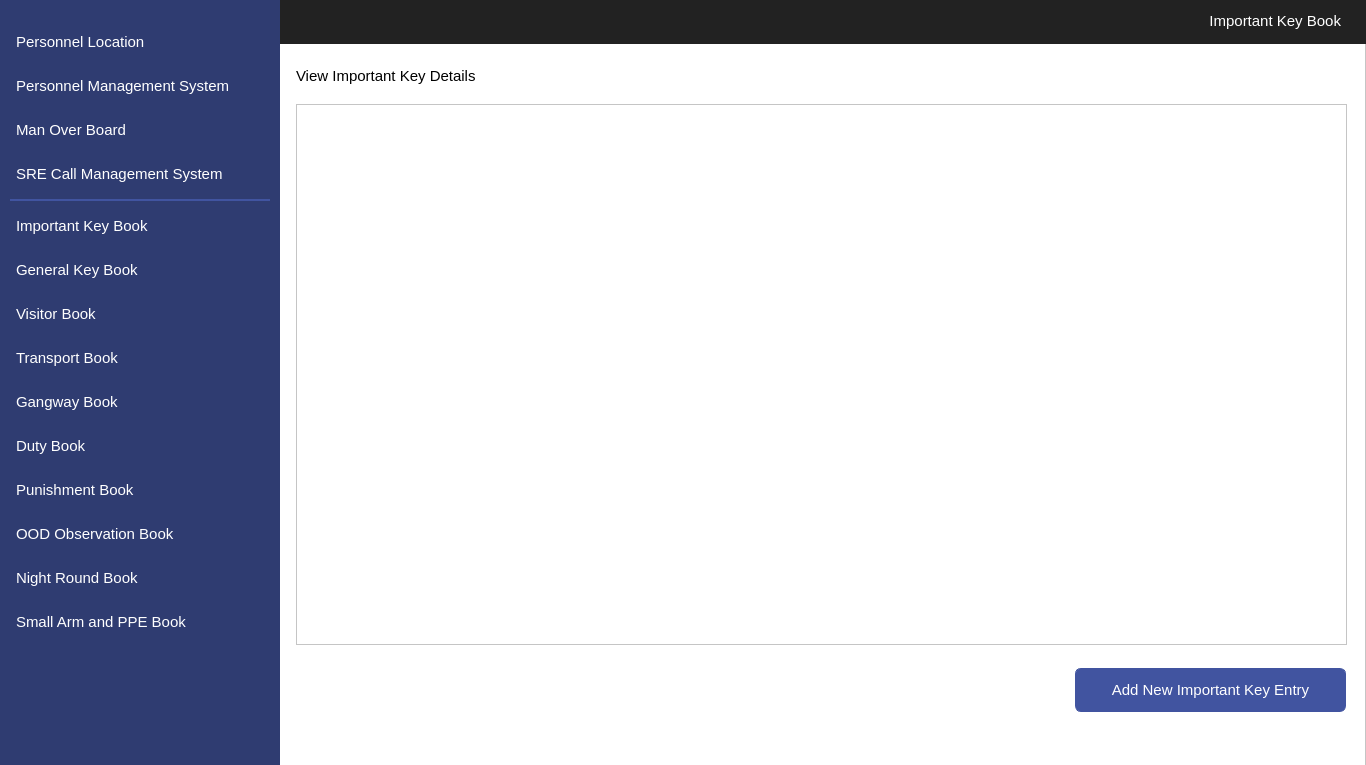
<?xml version="1.0" encoding="UTF-8"?>
<ui version="4.0">
 <class>MainWindow</class>
 <widget class="QMainWindow" name="MainWindow">
  <property name="geometry">
   <rect>
    <x>0</x>
    <y>0</y>
    <width>1366</width>
    <height>765</height>
   </rect>
  </property>
  <property name="windowTitle">
   <string>MainWindow</string>
  </property>
  <widget class="QWidget" name="centralwidget">
   <widget class="QFrame" name="frame">
    <property name="geometry">
     <rect>
      <x>0</x>
      <y>0</y>
      <width>1366</width>
      <height>768</height>
     </rect>
    </property>
    <property name="styleSheet">
     <string notr="true">background-color: #ffffff</string>
    </property>
    <property name="frameShape">
     <enum>QFrame::StyledPanel</enum>
    </property>
    <property name="frameShadow">
     <enum>QFrame::Raised</enum>
    </property>
    <widget class="QLabel" name="label">
     <property name="geometry">
      <rect>
       <x>0</x>
       <y>0</y>
       <width>280</width>
       <height>768</height>
      </rect>
     </property>
     <property name="styleSheet">
      <string notr="true">background-image: url(null);
background-color:#2F3C71;</string>
     </property>
     <property name="text">
      <string/>
     </property>
    </widget>
    <widget class="QLabel" name="label_2">
     <property name="geometry">
      <rect>
       <x>0</x>
       <y>0</y>
       <width>1366</width>
       <height>44</height>
      </rect>
     </property>
     <property name="styleSheet">
      <string notr="true">background-image: url(null);
background-color:#222222;</string>
     </property>
     <property name="text">
      <string/>
     </property>
    </widget>
    <widget class="QLabel" name="label_3">
     <property name="geometry">
      <rect>
       <x>1120</x>
       <y>5</y>
       <width>221</width>
       <height>31</height>
      </rect>
     </property>
     <property name="font">
      <font>
       <family>Segoe UI</family>
       <pointsize>11</pointsize>
      </font>
     </property>
     <property name="styleSheet">
      <string notr="true">color: #ffffff;
background-color: #222222;
font-size: 11pt</string>
     </property>
     <property name="text">
      <string>Important Key Book</string>
     </property>
     <property name="alignment">
      <set>Qt::AlignRight|Qt::AlignTrailing|Qt::AlignVCenter</set>
     </property>
    </widget>
    <widget class="QPushButton" name="navAddImpKey">
     <property name="geometry">
      <rect>
       <x>1075</x>
       <y>668</y>
       <width>271</width>
       <height>44</height>
      </rect>
     </property>
     <property name="font">
      <font>
       <family>Segoe UI</family>
       <pointsize>11</pointsize>
      </font>
     </property>
     <property name="cursor">
      <cursorShape>PointingHandCursor</cursorShape>
     </property>
     <property name="styleSheet">
      <string notr="true">QPushButton
{
    color: #ffffff;
    background-color:#4154A0;
    border-width: 1px;
    border-color: #4154A0;
    border-style: solid;
    border-radius: 6;
    padding: 3px;
    font-size: 11pt;
    padding-left: 5px;
    padding-right: 5px;
    min-width: 40px;
}

QPushButton:hover
{
    background-color:#384889
}
QPushButton:pressed
{
    background-color: #384889;
 	border-width: 3px;
    border-color: #5C70BC;
    border-style: solid;
    border-radius: 6;

}</string>
     </property>
     <property name="text">
      <string>Add New Important Key Entry</string>
     </property>
     <property name="icon">
      <iconset>
       <normaloff>InterfaceIcons/add.png</normaloff>InterfaceIcons/add.png</iconset>
     </property>
     <property name="iconSize">
      <size>
       <width>25</width>
       <height>25</height>
      </size>
     </property>
    </widget>
    <widget class="QTableView" name="tblViewImpKey">
     <property name="geometry">
      <rect>
       <x>296</x>
       <y>104</y>
       <width>1051</width>
       <height>541</height>
      </rect>
     </property>
     <property name="font">
      <font>
       <pointsize>11</pointsize>
      </font>
     </property>
    </widget>
    <widget class="QPushButton" name="navViewPunishment">
     <property name="geometry">
      <rect>
       <x>10</x>
       <y>468</y>
       <width>260</width>
       <height>44</height>
      </rect>
     </property>
     <property name="font">
      <font>
       <family>Segoe UI</family>
       <pointsize>11</pointsize>
      </font>
     </property>
     <property name="cursor">
      <cursorShape>PointingHandCursor</cursorShape>
     </property>
     <property name="styleSheet">
      <string notr="true">QPushButton 
{
    text-align: left;
    color: #ffffff;
    background-color:#2F3C71;
    border-width: 1px;
    border-color: #2F3C71;
    border-style: solid;
    border-radius: 6;
    padding: 3px;
    font-size: 11pt;
    padding-left: 5px;
    padding-right: 5px;
    min-width: 40px;
}

QPushButton:hover
{
    background-color:#4154A0;
}
QPushButton:pressed
{
    background-color: #384889;
 	border-width: 3px;
    border-color: #5C70BC;
    border-style: solid;
    border-radius: 6;

}</string>
     </property>
     <property name="text">
      <string>Punishment Book</string>
     </property>
     <property name="icon">
      <iconset>
       <normaloff>InterfaceIcons/punishment.png</normaloff>InterfaceIcons/punishment.png</iconset>
     </property>
     <property name="iconSize">
      <size>
       <width>25</width>
       <height>25</height>
      </size>
     </property>
     <property name="flat">
      <bool>false</bool>
     </property>
    </widget>
    <widget class="QPushButton" name="navViewImpKey">
     <property name="geometry">
      <rect>
       <x>10</x>
       <y>204</y>
       <width>260</width>
       <height>44</height>
      </rect>
     </property>
     <property name="font">
      <font>
       <family>Segoe UI</family>
       <pointsize>11</pointsize>
      </font>
     </property>
     <property name="cursor">
      <cursorShape>PointingHandCursor</cursorShape>
     </property>
     <property name="styleSheet">
      <string notr="true">QPushButton 
{
    text-align: left;
    color: #ffffff;
    background-color:#2F3C71;
    border-width: 1px;
    border-color: #2F3C71;
    border-style: solid;
    border-radius: 6;
    padding: 3px;
    font-size: 11pt;
    padding-left: 5px;
    padding-right: 5px;
    min-width: 40px;
}

QPushButton:hover
{
    background-color:#4154A0;
}
QPushButton:pressed
{
    background-color: #384889;
 	border-width: 3px;
    border-color: #5C70BC;
    border-style: solid;
    border-radius: 6;

}</string>
     </property>
     <property name="text">
      <string>Important Key Book</string>
     </property>
     <property name="icon">
      <iconset>
       <normaloff>InterfaceIcons/impKey.png</normaloff>InterfaceIcons/impKey.png</iconset>
     </property>
     <property name="iconSize">
      <size>
       <width>25</width>
       <height>25</height>
      </size>
     </property>
     <property name="flat">
      <bool>false</bool>
     </property>
    </widget>
    <widget class="QPushButton" name="navViewGenKey">
     <property name="geometry">
      <rect>
       <x>10</x>
       <y>248</y>
       <width>260</width>
       <height>44</height>
      </rect>
     </property>
     <property name="font">
      <font>
       <family>Segoe UI</family>
       <pointsize>11</pointsize>
      </font>
     </property>
     <property name="cursor">
      <cursorShape>PointingHandCursor</cursorShape>
     </property>
     <property name="styleSheet">
      <string notr="true">QPushButton 
{
    text-align: left;
    color: #ffffff;
    background-color:#2F3C71;
    border-width: 1px;
    border-color: #2F3C71;
    border-style: solid;
    border-radius: 6;
    padding: 3px;
    font-size: 11pt;
    padding-left: 5px;
    padding-right: 5px;
    min-width: 40px;
}

QPushButton:hover
{
    background-color:#4154A0;
}
QPushButton:pressed
{
    background-color: #384889;
 	border-width: 3px;
    border-color: #5C70BC;
    border-style: solid;
    border-radius: 6;

}</string>
     </property>
     <property name="text">
      <string>General Key Book</string>
     </property>
     <property name="icon">
      <iconset>
       <normaloff>InterfaceIcons/genKey.png</normaloff>InterfaceIcons/genKey.png</iconset>
     </property>
     <property name="iconSize">
      <size>
       <width>25</width>
       <height>25</height>
      </size>
     </property>
     <property name="flat">
      <bool>false</bool>
     </property>
    </widget>
    <widget class="QPushButton" name="navViewVisitor">
     <property name="geometry">
      <rect>
       <x>10</x>
       <y>292</y>
       <width>260</width>
       <height>44</height>
      </rect>
     </property>
     <property name="font">
      <font>
       <family>Segoe UI</family>
       <pointsize>11</pointsize>
      </font>
     </property>
     <property name="cursor">
      <cursorShape>PointingHandCursor</cursorShape>
     </property>
     <property name="styleSheet">
      <string notr="true">QPushButton 
{
    text-align: left;
    color: #ffffff;
    background-color:#2F3C71;
    border-width: 1px;
    border-color: #2F3C71;
    border-style: solid;
    border-radius: 6;
    padding: 3px;
    font-size: 11pt;
    padding-left: 5px;
    padding-right: 5px;
    min-width: 40px;
}

QPushButton:hover
{
    background-color:#4154A0;
}
QPushButton:active
{
    background-color:#4154A0;
}
QPushButton:pressed
{
    background-color: #384889;
 	border-width: 3px;
    border-color: #5C70BC;
    border-style: solid;
    border-radius: 6;
}</string>
     </property>
     <property name="text">
      <string>Visitor Book</string>
     </property>
     <property name="icon">
      <iconset>
       <normaloff>InterfaceIcons/visitor.png</normaloff>InterfaceIcons/visitor.png</iconset>
     </property>
     <property name="iconSize">
      <size>
       <width>25</width>
       <height>25</height>
      </size>
     </property>
     <property name="flat">
      <bool>false</bool>
     </property>
    </widget>
    <widget class="QPushButton" name="navViewTransport">
     <property name="geometry">
      <rect>
       <x>10</x>
       <y>336</y>
       <width>260</width>
       <height>44</height>
      </rect>
     </property>
     <property name="font">
      <font>
       <family>Segoe UI</family>
       <pointsize>11</pointsize>
      </font>
     </property>
     <property name="cursor">
      <cursorShape>PointingHandCursor</cursorShape>
     </property>
     <property name="styleSheet">
      <string notr="true">QPushButton 
{
    text-align: left;
    color: #ffffff;
    background-color:#2F3C71;
    border-width: 1px;
    border-color: #2F3C71;
    border-style: solid;
    border-radius: 6;
    padding: 3px;
    font-size: 11pt;
    padding-left: 5px;
    padding-right: 5px;
    min-width: 40px;
}

QPushButton:hover
{
    background-color:#4154A0;
}
QPushButton:pressed
{
    background-color: #384889;
 	border-width: 3px;
    border-color: #5C70BC;
    border-style: solid;
    border-radius: 6;

}</string>
     </property>
     <property name="text">
      <string>Transport Book</string>
     </property>
     <property name="icon">
      <iconset>
       <normaloff>InterfaceIcons/transport.png</normaloff>InterfaceIcons/transport.png</iconset>
     </property>
     <property name="iconSize">
      <size>
       <width>25</width>
       <height>25</height>
      </size>
     </property>
     <property name="flat">
      <bool>false</bool>
     </property>
    </widget>
    <widget class="QPushButton" name="navViewGangway">
     <property name="geometry">
      <rect>
       <x>10</x>
       <y>380</y>
       <width>260</width>
       <height>44</height>
      </rect>
     </property>
     <property name="font">
      <font>
       <family>Segoe UI</family>
       <pointsize>11</pointsize>
      </font>
     </property>
     <property name="cursor">
      <cursorShape>PointingHandCursor</cursorShape>
     </property>
     <property name="styleSheet">
      <string notr="true">QPushButton 
{
    text-align: left;
    color: #ffffff;
    background-color:#2F3C71;
    border-width: 1px;
    border-color: #2F3C71;
    border-style: solid;
    border-radius: 6;
    padding: 3px;
    font-size: 11pt;
    padding-left: 5px;
    padding-right: 5px;
    min-width: 40px;
}

QPushButton:hover
{
    background-color:#4154A0;
}
QPushButton:pressed
{
    background-color: #384889;
 	border-width: 3px;
    border-color: #5C70BC;
    border-style: solid;
    border-radius: 6;

}</string>
     </property>
     <property name="text">
      <string>Gangway Book</string>
     </property>
     <property name="icon">
      <iconset>
       <normaloff>InterfaceIcons/gangway.png</normaloff>InterfaceIcons/gangway.png</iconset>
     </property>
     <property name="iconSize">
      <size>
       <width>25</width>
       <height>25</height>
      </size>
     </property>
     <property name="flat">
      <bool>false</bool>
     </property>
    </widget>
    <widget class="QPushButton" name="navViewDuty">
     <property name="geometry">
      <rect>
       <x>10</x>
       <y>424</y>
       <width>260</width>
       <height>44</height>
      </rect>
     </property>
     <property name="font">
      <font>
       <family>Segoe UI</family>
       <pointsize>11</pointsize>
      </font>
     </property>
     <property name="cursor">
      <cursorShape>PointingHandCursor</cursorShape>
     </property>
     <property name="styleSheet">
      <string notr="true">QPushButton 
{
    text-align: left;
    color: #ffffff;
    background-color:#2F3C71;
    border-width: 1px;
    border-color: #2F3C71;
    border-style: solid;
    border-radius: 6;
    padding: 3px;
    font-size: 11pt;
    padding-left: 5px;
    padding-right: 5px;
    min-width: 40px;
}

QPushButton:hover
{
    background-color:#4154A0;
}
QPushButton:pressed
{
    background-color: #384889;
 	border-width: 3px;
    border-color: #5C70BC;
    border-style: solid;
    border-radius: 6;

}</string>
     </property>
     <property name="text">
      <string>Duty Book</string>
     </property>
     <property name="icon">
      <iconset>
       <normaloff>InterfaceIcons/duty.png</normaloff>InterfaceIcons/duty.png</iconset>
     </property>
     <property name="iconSize">
      <size>
       <width>25</width>
       <height>25</height>
      </size>
     </property>
     <property name="flat">
      <bool>false</bool>
     </property>
    </widget>
    <widget class="QPushButton" name="navViewNight">
     <property name="geometry">
      <rect>
       <x>10</x>
       <y>556</y>
       <width>260</width>
       <height>44</height>
      </rect>
     </property>
     <property name="font">
      <font>
       <family>Segoe UI</family>
       <pointsize>11</pointsize>
      </font>
     </property>
     <property name="cursor">
      <cursorShape>PointingHandCursor</cursorShape>
     </property>
     <property name="styleSheet">
      <string notr="true">QPushButton 
{
    text-align: left;
    color: #ffffff;
    background-color:#2F3C71;
    border-width: 1px;
    border-color: #2F3C71;
    border-style: solid;
    border-radius: 6;
    padding: 3px;
    font-size: 11pt;
    padding-left: 5px;
    padding-right: 5px;
    min-width: 40px;
}

QPushButton:hover
{
    background-color:#4154A0;
}
QPushButton:pressed
{
    background-color: #384889;
 	border-width: 3px;
    border-color: #5C70BC;
    border-style: solid;
    border-radius: 6;

}</string>
     </property>
     <property name="text">
      <string>Night Round Book</string>
     </property>
     <property name="icon">
      <iconset>
       <normaloff>InterfaceIcons/night.png</normaloff>InterfaceIcons/night.png</iconset>
     </property>
     <property name="iconSize">
      <size>
       <width>25</width>
       <height>25</height>
      </size>
     </property>
     <property name="flat">
      <bool>false</bool>
     </property>
    </widget>
    <widget class="QLabel" name="label_4">
     <property name="geometry">
      <rect>
       <x>10</x>
       <y>199</y>
       <width>260</width>
       <height>2</height>
      </rect>
     </property>
     <property name="styleSheet">
      <string notr="true">background-color:#4154A0;</string>
     </property>
     <property name="text">
      <string/>
     </property>
    </widget>
    <widget class="QPushButton" name="navViewMOB">
     <property name="geometry">
      <rect>
       <x>10</x>
       <y>108</y>
       <width>260</width>
       <height>44</height>
      </rect>
     </property>
     <property name="font">
      <font>
       <family>Segoe UI</family>
       <pointsize>11</pointsize>
      </font>
     </property>
     <property name="cursor">
      <cursorShape>PointingHandCursor</cursorShape>
     </property>
     <property name="styleSheet">
      <string notr="true">QPushButton 
{
    text-align: left;
    color: #ffffff;
    background-color:#2F3C71;
    border-width: 1px;
    border-color: #2F3C71;
    border-style: solid;
    border-radius: 6;
    padding: 3px;
    font-size: 11pt;
    padding-left: 5px;
    padding-right: 5px;
    min-width: 40px;
}

QPushButton:hover
{
    background-color:#4154A0;
}
QPushButton:pressed
{
    background-color: #384889;
 	border-width: 3px;
    border-color: #5C70BC;
    border-style: solid;
    border-radius: 6;

}</string>
     </property>
     <property name="text">
      <string>Man Over Board</string>
     </property>
     <property name="icon">
      <iconset>
       <normaloff>InterfaceIcons/mob.png</normaloff>InterfaceIcons/mob.png</iconset>
     </property>
     <property name="iconSize">
      <size>
       <width>32</width>
       <height>32</height>
      </size>
     </property>
     <property name="flat">
      <bool>false</bool>
     </property>
    </widget>
    <widget class="QPushButton" name="navViewLocation">
     <property name="geometry">
      <rect>
       <x>10</x>
       <y>20</y>
       <width>260</width>
       <height>44</height>
      </rect>
     </property>
     <property name="font">
      <font>
       <family>Segoe UI</family>
       <pointsize>11</pointsize>
      </font>
     </property>
     <property name="cursor">
      <cursorShape>PointingHandCursor</cursorShape>
     </property>
     <property name="styleSheet">
      <string notr="true">QPushButton 
{
    text-align: left;
    color: #ffffff;
    background-color:#2F3C71;
    border-width: 1px;
    border-color: #2F3C71;
    border-style: solid;
    border-radius: 6;
    padding: 3px;
    font-size: 11pt;
    padding-left: 5px;
    padding-right: 5px;
    min-width: 40px;
}

QPushButton:hover
{
    background-color:#4154A0;
}
QPushButton:pressed
{
    background-color: #384889;
 	border-width: 3px;
    border-color: #5C70BC;
    border-style: solid;
    border-radius: 6;

}</string>
     </property>
     <property name="text">
      <string>Personnel Location</string>
     </property>
     <property name="icon">
      <iconset>
       <normaloff>InterfaceIcons/locate.png</normaloff>InterfaceIcons/locate.png</iconset>
     </property>
     <property name="iconSize">
      <size>
       <width>25</width>
       <height>25</height>
      </size>
     </property>
     <property name="flat">
      <bool>false</bool>
     </property>
    </widget>
    <widget class="QPushButton" name="navViewMangement">
     <property name="geometry">
      <rect>
       <x>10</x>
       <y>64</y>
       <width>260</width>
       <height>44</height>
      </rect>
     </property>
     <property name="font">
      <font>
       <family>Segoe UI</family>
       <pointsize>11</pointsize>
      </font>
     </property>
     <property name="cursor">
      <cursorShape>PointingHandCursor</cursorShape>
     </property>
     <property name="styleSheet">
      <string notr="true">QPushButton 
{
    text-align: left;
    color: #ffffff;
    background-color:#2F3C71;
    border-width: 1px;
    border-color: #2F3C71;
    border-style: solid;
    border-radius: 6;
    padding: 3px;
    font-size: 11pt;
    padding-left: 5px;
    padding-right: 5px;
    min-width: 40px;
}

QPushButton:hover
{
    background-color:#4154A0;
}
QPushButton:pressed
{
    background-color: #384889;
 	border-width: 3px;
    border-color: #5C70BC;
    border-style: solid;
    border-radius: 6;

}</string>
     </property>
     <property name="text">
      <string>Personnel Management System</string>
     </property>
     <property name="icon">
      <iconset>
       <normaloff>InterfaceIcons/personnel.png</normaloff>InterfaceIcons/personnel.png</iconset>
     </property>
     <property name="iconSize">
      <size>
       <width>32</width>
       <height>32</height>
      </size>
     </property>
     <property name="flat">
      <bool>false</bool>
     </property>
    </widget>
    <widget class="QPushButton" name="navViewPPE">
     <property name="geometry">
      <rect>
       <x>10</x>
       <y>600</y>
       <width>260</width>
       <height>44</height>
      </rect>
     </property>
     <property name="font">
      <font>
       <family>Segoe UI</family>
       <pointsize>11</pointsize>
      </font>
     </property>
     <property name="cursor">
      <cursorShape>PointingHandCursor</cursorShape>
     </property>
     <property name="styleSheet">
      <string notr="true">QPushButton 
{
    text-align: left;
    color: #ffffff;
    background-color:#2F3C71;
    border-width: 1px;
    border-color: #2F3C71;
    border-style: solid;
    border-radius: 6;
    padding: 3px;
    font-size: 11pt;
    padding-left: 5px;
    padding-right: 5px;
    min-width: 40px;
}

QPushButton:hover
{
    background-color:#4154A0;
}
QPushButton:pressed
{
    background-color: #384889;
 	border-width: 3px;
    border-color: #5C70BC;
    border-style: solid;
    border-radius: 6;

}</string>
     </property>
     <property name="text">
      <string>Small Arm and PPE Book</string>
     </property>
     <property name="icon">
      <iconset>
       <normaloff>InterfaceIcons/armPPE.png</normaloff>InterfaceIcons/armPPE.png</iconset>
     </property>
     <property name="iconSize">
      <size>
       <width>25</width>
       <height>25</height>
      </size>
     </property>
     <property name="flat">
      <bool>false</bool>
     </property>
    </widget>
    <widget class="QPushButton" name="navViewOOD">
     <property name="geometry">
      <rect>
       <x>10</x>
       <y>512</y>
       <width>260</width>
       <height>44</height>
      </rect>
     </property>
     <property name="font">
      <font>
       <family>Segoe UI</family>
       <pointsize>11</pointsize>
      </font>
     </property>
     <property name="cursor">
      <cursorShape>PointingHandCursor</cursorShape>
     </property>
     <property name="styleSheet">
      <string notr="true">QPushButton 
{
    text-align: left;
    color: #ffffff;
    background-color:#2F3C71;
    border-width: 1px;
    border-color: #2F3C71;
    border-style: solid;
    border-radius: 6;
    padding: 3px;
    font-size: 11pt;
    padding-left: 5px;
    padding-right: 5px;
    min-width: 40px;
}

QPushButton:hover
{
    background-color:#4154A0;
}
QPushButton:pressed
{
    background-color: #384889;
 	border-width: 3px;
    border-color: #5C70BC;
    border-style: solid;
    border-radius: 6;

}</string>
     </property>
     <property name="text">
      <string>OOD Observation Book</string>
     </property>
     <property name="icon">
      <iconset>
       <normaloff>InterfaceIcons/oodObserve.png</normaloff>InterfaceIcons/oodObserve.png</iconset>
     </property>
     <property name="iconSize">
      <size>
       <width>25</width>
       <height>25</height>
      </size>
     </property>
     <property name="flat">
      <bool>false</bool>
     </property>
    </widget>
    <widget class="QPushButton" name="navViewCMS">
     <property name="geometry">
      <rect>
       <x>10</x>
       <y>152</y>
       <width>260</width>
       <height>44</height>
      </rect>
     </property>
     <property name="font">
      <font>
       <family>Segoe UI</family>
       <pointsize>11</pointsize>
      </font>
     </property>
     <property name="cursor">
      <cursorShape>PointingHandCursor</cursorShape>
     </property>
     <property name="styleSheet">
      <string notr="true">QPushButton 
{
    text-align: left;
    color: #ffffff;
    background-color:#2F3C71;
    border-width: 1px;
    border-color: #2F3C71;
    border-style: solid;
    border-radius: 6;
    padding: 3px;
    font-size: 11pt;
    padding-left: 5px;
    padding-right: 5px;
    min-width: 40px;
}

QPushButton:hover
{
    background-color:#4154A0;
}
QPushButton:pressed
{
    background-color: #384889;
 	border-width: 3px;
    border-color: #5C70BC;
    border-style: solid;
    border-radius: 6;

}</string>
     </property>
     <property name="text">
      <string>SRE Call Management System</string>
     </property>
     <property name="icon">
      <iconset>
       <normaloff>InterfaceIcons/sreCall.png</normaloff>InterfaceIcons/sreCall.png</iconset>
     </property>
     <property name="iconSize">
      <size>
       <width>25</width>
       <height>25</height>
      </size>
     </property>
     <property name="flat">
      <bool>false</bool>
     </property>
    </widget>
    <widget class="QLabel" name="label_6">
     <property name="geometry">
      <rect>
       <x>296</x>
       <y>60</y>
       <width>221</width>
       <height>31</height>
      </rect>
     </property>
     <property name="font">
      <font>
       <family>Segoe UI</family>
       <pointsize>11</pointsize>
      </font>
     </property>
     <property name="layoutDirection">
      <enum>Qt::LeftToRight</enum>
     </property>
     <property name="styleSheet">
      <string notr="true">color: #000000;
background-color:#ffffff;
font-size: 11pt</string>
     </property>
     <property name="text">
      <string>View Important Key Details</string>
     </property>
     <property name="alignment">
      <set>Qt::AlignLeading|Qt::AlignLeft|Qt::AlignVCenter</set>
     </property>
    </widget>
    <zorder>label_2</zorder>
    <zorder>label</zorder>
    <zorder>label_3</zorder>
    <zorder>navAddImpKey</zorder>
    <zorder>tblViewImpKey</zorder>
    <zorder>navViewPunishment</zorder>
    <zorder>navViewImpKey</zorder>
    <zorder>navViewGenKey</zorder>
    <zorder>navViewVisitor</zorder>
    <zorder>navViewTransport</zorder>
    <zorder>navViewGangway</zorder>
    <zorder>navViewDuty</zorder>
    <zorder>navViewNight</zorder>
    <zorder>label_4</zorder>
    <zorder>navViewMOB</zorder>
    <zorder>navViewLocation</zorder>
    <zorder>navViewMangement</zorder>
    <zorder>navViewPPE</zorder>
    <zorder>navViewOOD</zorder>
    <zorder>navViewCMS</zorder>
    <zorder>label_6</zorder>
   </widget>
  </widget>
 </widget>
 <resources/>
 <connections/>
</ui>
